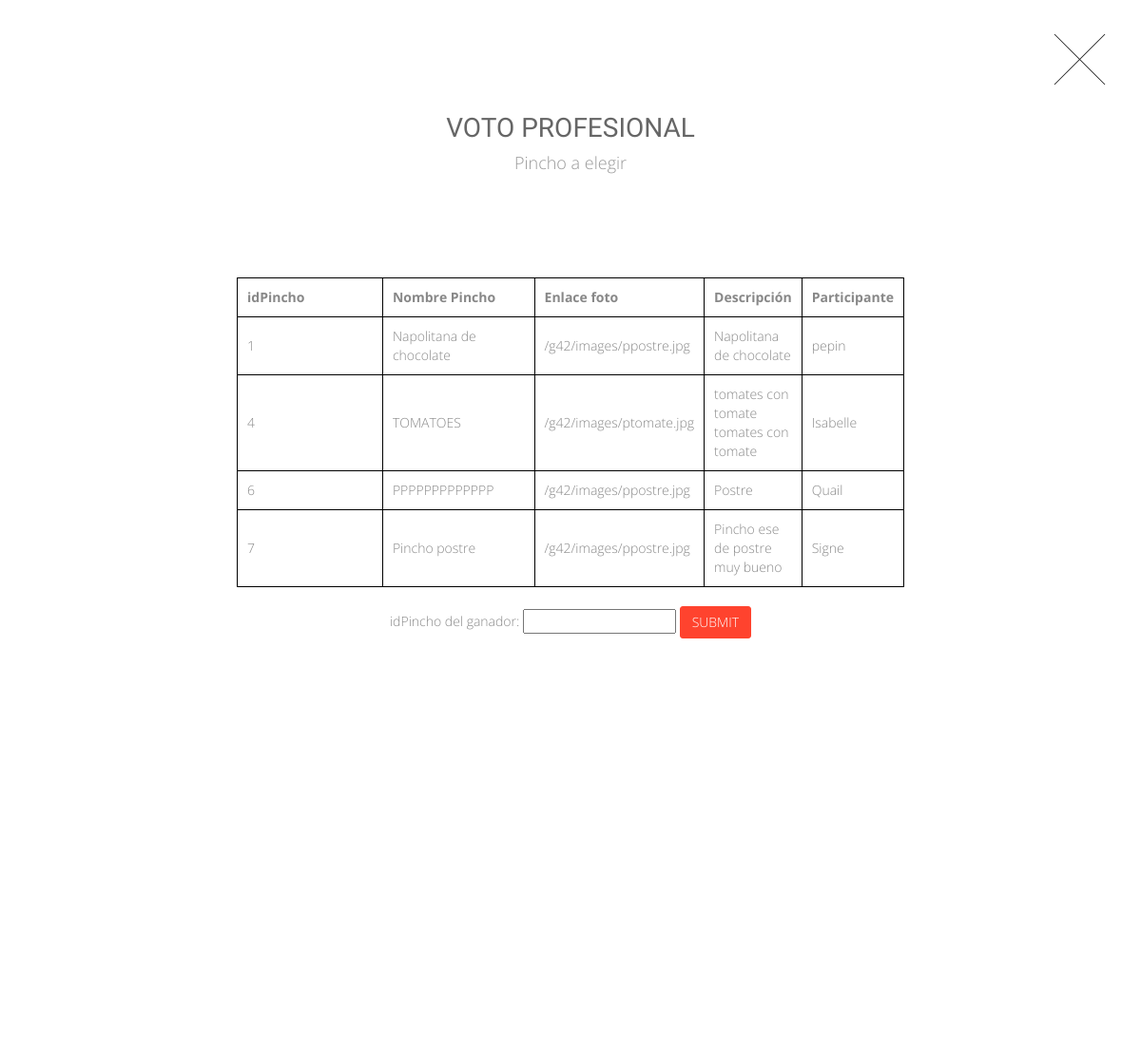
Page /view/votoPRO/votoProfesionalFinal.php (signed in) on the committed database.
### tables this page shows
CREATE TABLE `pincho` (
  `idPincho` int(11) NOT NULL,
  `precioPIN` varchar(45) DEFAULT NULL,
  `fotoPIN` varchar(45) DEFAULT NULL,
  `descripcionPIN` varchar(45) DEFAULT NULL,
  `nombrePIN` varchar(45) DEFAULT NULL,
  `ingredientesPIN` varchar(45) DEFAULT NULL,
  `Participante_TablaUsuarios_login` varchar(30) NOT NULL,
  `votoPOP` int(11) DEFAULT NULL,
  `finalista` int(1) DEFAULT NULL,
  `estadoPIN` tinyint(1) NOT NULL
);

### controller/controlPROFINAL.php (called while the page is built, shortened)
<?php
	require_once("../../model/jpro.php");
	$nombreP = $_SESSION["name"];
	$c = new Profesional();
	$c->muestraFinalista($nombreP);
?>

### model/jpro.php (the view, shortened to what this page needs)
<?php
class Profesional{
    public function muestraFinalista($nombreP){
        $sql = "SELECT idPincho, nombrePIN, fotoPIN, descripcionPIN, Participante_TablaUsuarios_login
                FROM pincho
                WHERE Finalista='1' AND idPincho";
        $result = mysql_query ($sql)or die('No funciona');
        while ($row = mysql_fetch_row($result)){
               echo '<tr><td>'.$row[0].'</td><td>'.$row[1].'</td><td>'.$row[2].'</td><td>'.$row[3].'</td><td>'.$row[4].'</td>';
        }
    }
}
 ?>

### view/votoPRO/votoProfesionalFinal.php (shortened to what this page needs)
<!DOCTYPE html>
<html lang="en">
    <head>
        <link href="../../bootstrap/css/bootstrap.min.css" rel="stylesheet">
        <link href="../../css/font-awesome.min.css" rel="stylesheet">
        <link href="../../css/animate.css" rel="stylesheet">
        <link href="../../css/style.css" rel="stylesheet">
    </head>
<body>
  <a href="../../view/votoPRO/preVotoPro.php"><div class="section-modal" id="service-modal" tabindex="-1">
        <div class="modal-content">
            <div class="close-modal" data-dismiss="modal">
                <div class="lr">
                    <div class="rl">
                    </div>
                </div>
              </div>
              </a>
                <div class="container">
                    <div class="row">
                        <div class="section-title text-center">
                            <h3>VOTO PROFESIONAL</h3>
                            <p>Pincho a elegir</p>
                        </div>
                    </div>
                    <div class="row" style="padding-top: 20px;">
                      <div class="col-md-12">
                        <div class="row">
                                <div align="center">
                              <table style="margin: auto;">
                                <thead>
                                  <tr>
                                    <th>idPincho</th>
                                    <th>Nombre Pincho</th>
                                    <th>Enlace foto</th>
                                    <th>Descripción</th>
                                    <th>Participante</th>
                                  </tr>
                                </thead>
                                <tbody>
                                <?php include('../../controller/controlPROFINAL.php');?>
                                </tbody>
                                </table>
                        <div cass="row" style="padding-top: 20px;"></div>
                        <form action="../../view/votoPRO/haceVotoPROfinal.php" method="POST">
                            <div align="center">
                                <div class="row">
                                    idPincho del ganador: <input type="number" name="pincho" min="1" >
                                    <input type="submit" class="btn btn-primary" name="GANADOR">
                                    </div>
                            </div>
                    </form>
                        <div cass="row" style="padding-top: 403px;"></div>
                          </div>
                        </div>
                      </div>
                    </div>
                  </div>
</body>
</html>

### css/style.css (style rules this page uses)
body { background: url(../images/fondo1.svg) no-repeat; background-attachment: fixed; background-size: cover; background-position: 50% 50%; font-family: 'Open Sans', sans-serif; }
a, a:hover, a:focus, a:active, a.active { outline: 0; }
a { color: #FF432E; text-decoration: none; }
p { font-family: 'Open Sans', sans-serif; font-size: 13px; line-height: 21px; }
.btn-primary { border-color: #FF432E; background-color: #FF432E; text-transform: uppercase; font-weight: 300; color: #fff; -webkit-border-radius:3px; -moz-border-radius:3px; -o-border-radius:3px; border-radius:3px; -webkit-transition: all 0.3s; -moz-transition: all 0.3s; -o-transition: all 0.3s; transition: all 0.3s; }
.section-title h3 { color: #666 !important; //font-style: italic; font-size: 28px; font-family: 'Oswald', sans-serif; text-transform: none; }
.section-title p { padding-bottom: 60px; color: #999; font-size: 18px; //font-style: italic; font-weight: 300; }
.section-modal .modal-content { padding: 100px 0 !important; min-height: 100%; border: 0 !important; border-radius: 0; background-clip: border-box; -webkit-box-shadow: none !important; -moz-box-shadow: none !important; box-shadow: none !important; color: #888; font-weight: 300; }
.section-modal .close-modal { position: absolute; top: 25px; right: 25px; width: 75px; height: 75px; background-color: transparent; cursor: pointer; }
.section-modal .close-modal .lr { z-index: 1051; width: 1px; height: 75px; margin-left: 35px; background-color: #222; -webkit-transform: rotate(45deg); -ms-transform: rotate(45deg); transform: rotate(45deg); }
.section-modal .close-modal .lr .rl { z-index: 1052; width: 1px; height: 75px; background-color: #222; -webkit-transform: rotate(90deg); -ms-transform: rotate(90deg); transform: rotate(90deg); }
table, th, td { border: 1px solid black; border-collapse: collapse; width: 60%; }
th, td { padding: 10px; }

### rows in the picture
pincho: idPincho "1", nombrePIN "Napolitana de chocolate", fotoPIN "/g42/images/ppostre.jpg", descripcionPIN "Napolitana de chocolate", Participante_TablaUsuarios_login "pepin"
pincho: idPincho "4", nombrePIN "TOMATOES", fotoPIN "/g42/images/ptomate.jpg", descripcionPIN "tomates con tomate tomates con tomate", Participante_TablaUsuarios_login "Isabelle"
pincho: idPincho "6", nombrePIN "PPPPPPPPPPPPP", fotoPIN "/g42/images/ppostre.jpg", descripcionPIN "Postre", Participante_TablaUsuarios_login "Quail"
pincho: idPincho "7", nombrePIN "Pincho postre", fotoPIN "/g42/images/ppostre.jpg", descripcionPIN "Pincho ese de postre muy bueno", Participante_TablaUsuarios_login "Signe"
